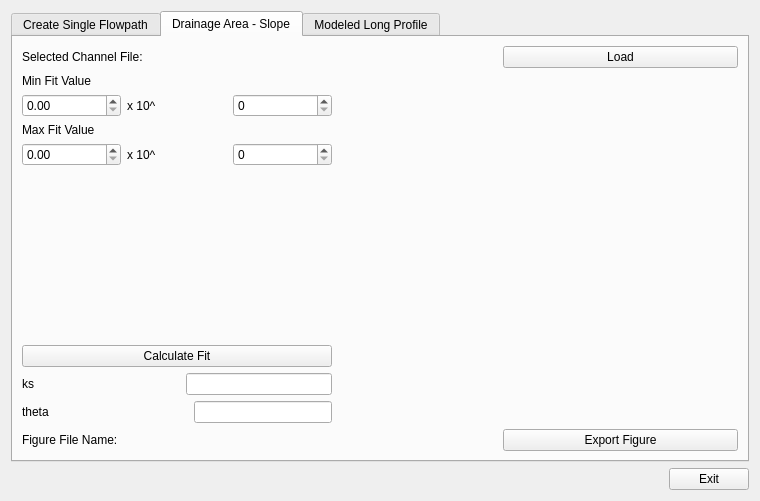
<?xml version="1.0" encoding="UTF-8"?>
<ui version="4.0">
 <class>LongProfileModelerDialogBase</class>
 <widget class="QDialog" name="LongProfileModelerDialogBase">
  <property name="geometry">
   <rect>
    <x>0</x>
    <y>0</y>
    <width>760</width>
    <height>501</height>
   </rect>
  </property>
  <property name="windowTitle">
   <string>Long Profile Modeler</string>
  </property>
  <layout class="QGridLayout" name="gridLayout_3">
   <item row="0" column="0">
    <widget class="QTabWidget" name="tabWidget">
     <property name="currentIndex">
      <number>1</number>
     </property>
     <widget class="QWidget" name="tab">
      <attribute name="title">
       <string>Create Single Flowpath</string>
      </attribute>
      <layout class="QGridLayout" name="gridLayout_2">
       <item row="0" column="0">
        <layout class="QVBoxLayout" name="verticalLayout">
         <item>
          <layout class="QHBoxLayout" name="horizontalLayout">
           <item>
            <widget class="QLabel" name="label">
             <property name="text">
              <string>Segments Layer:</string>
             </property>
            </widget>
           </item>
           <item>
            <spacer name="horizontalSpacer">
             <property name="orientation">
              <enum>Qt::Horizontal</enum>
             </property>
             <property name="sizeHint" stdset="0">
              <size>
               <width>40</width>
               <height>20</height>
              </size>
             </property>
            </spacer>
           </item>
          </layout>
         </item>
         <item>
          <layout class="QHBoxLayout" name="horizontalLayout_7">
           <property name="spacing">
            <number>7</number>
           </property>
           <item>
            <widget class="QgsMapLayerComboBox" name="mlcbSegments">
             <property name="minimumSize">
              <size>
               <width>400</width>
               <height>0</height>
              </size>
             </property>
            </widget>
           </item>
           <item>
            <spacer name="horizontalSpacer_7">
             <property name="orientation">
              <enum>Qt::Horizontal</enum>
             </property>
             <property name="sizeHint" stdset="0">
              <size>
               <width>40</width>
               <height>20</height>
              </size>
             </property>
            </spacer>
           </item>
          </layout>
         </item>
         <item>
          <layout class="QHBoxLayout" name="horizontalLayout_2">
           <item>
            <widget class="QLabel" name="label_2">
             <property name="text">
              <string>Nodes Layer:</string>
             </property>
            </widget>
           </item>
           <item>
            <spacer name="horizontalSpacer_2">
             <property name="orientation">
              <enum>Qt::Horizontal</enum>
             </property>
             <property name="sizeHint" stdset="0">
              <size>
               <width>40</width>
               <height>20</height>
              </size>
             </property>
            </spacer>
           </item>
          </layout>
         </item>
         <item>
          <layout class="QHBoxLayout" name="horizontalLayout_8">
           <item>
            <widget class="QgsMapLayerComboBox" name="mlcbNodes">
             <property name="minimumSize">
              <size>
               <width>400</width>
               <height>0</height>
              </size>
             </property>
            </widget>
           </item>
           <item>
            <spacer name="horizontalSpacer_8">
             <property name="orientation">
              <enum>Qt::Horizontal</enum>
             </property>
             <property name="sizeHint" stdset="0">
              <size>
               <width>40</width>
               <height>20</height>
              </size>
             </property>
            </spacer>
           </item>
          </layout>
         </item>
         <item>
          <layout class="QHBoxLayout" name="horizontalLayout_3">
           <item>
            <widget class="QLabel" name="label_3">
             <property name="text">
              <string>Input Segment ID:</string>
             </property>
            </widget>
           </item>
           <item>
            <spacer name="horizontalSpacer_3">
             <property name="orientation">
              <enum>Qt::Horizontal</enum>
             </property>
             <property name="sizeHint" stdset="0">
              <size>
               <width>40</width>
               <height>20</height>
              </size>
             </property>
            </spacer>
           </item>
          </layout>
         </item>
         <item>
          <layout class="QHBoxLayout" name="horizontalLayout_5">
           <item>
            <widget class="QLineEdit" name="qleInputSegmentID">
             <property name="minimumSize">
              <size>
               <width>15</width>
               <height>0</height>
              </size>
             </property>
             <property name="maximumSize">
              <size>
               <width>50</width>
               <height>16777215</height>
              </size>
             </property>
             <property name="text">
              <string>0</string>
             </property>
            </widget>
           </item>
           <item>
            <spacer name="horizontalSpacer_5">
             <property name="orientation">
              <enum>Qt::Horizontal</enum>
             </property>
             <property name="sizeHint" stdset="0">
              <size>
               <width>40</width>
               <height>20</height>
              </size>
             </property>
            </spacer>
           </item>
          </layout>
         </item>
         <item>
          <layout class="QHBoxLayout" name="horizontalLayout_4">
           <item>
            <widget class="QLabel" name="label_4">
             <property name="text">
              <string>Selected Channel Output</string>
             </property>
            </widget>
           </item>
           <item>
            <spacer name="horizontalSpacer_4">
             <property name="orientation">
              <enum>Qt::Horizontal</enum>
             </property>
             <property name="sizeHint" stdset="0">
              <size>
               <width>40</width>
               <height>20</height>
              </size>
             </property>
            </spacer>
           </item>
          </layout>
         </item>
         <item>
          <widget class="QgsFileWidget" name="fwSelectedChannelFileOutput">
           <property name="autoFillBackground">
            <bool>false</bool>
           </property>
           <property name="defaultRoot">
            <string>C:\Users\josie\OneDrive\Desktop\Selected_Channel.gpkg</string>
           </property>
          </widget>
         </item>
         <item>
          <widget class="QPushButton" name="pbGenerateSelectedChannelFile">
           <property name="text">
            <string>Generate SelectedFile</string>
           </property>
          </widget>
         </item>
        </layout>
       </item>
      </layout>
     </widget>
     <widget class="QWidget" name="tab_2">
      <attribute name="title">
       <string>Drainage Area - Slope</string>
      </attribute>
      <layout class="QGridLayout" name="gridLayout">
       <item row="0" column="0">
        <layout class="QHBoxLayout" name="horizontalLayout_12">
         <item>
          <widget class="QLabel" name="label_9">
           <property name="text">
            <string>Selected Channel File: </string>
           </property>
          </widget>
         </item>
         <item>
          <widget class="QgsFileWidget" name="fwSelectedChannelInput"/>
         </item>
         <item>
          <widget class="QPushButton" name="pbLoadSelectedChannel">
           <property name="text">
            <string>Load</string>
           </property>
          </widget>
         </item>
        </layout>
       </item>
       <item row="1" column="0">
        <layout class="QHBoxLayout" name="horizontalLayout_13">
         <item>
          <layout class="QVBoxLayout" name="verticalLayout_3">
           <item>
            <widget class="QLabel" name="label_5">
             <property name="text">
              <string>Min Fit Value</string>
             </property>
            </widget>
           </item>
           <item>
            <layout class="QHBoxLayout" name="horizontalLayout_10">
             <item>
              <widget class="QDoubleSpinBox" name="sbMinValue"/>
             </item>
             <item>
              <widget class="QLabel" name="label_7">
               <property name="text">
                <string>x 10^</string>
               </property>
              </widget>
             </item>
             <item>
              <widget class="QSpinBox" name="sbMinExponent"/>
             </item>
            </layout>
           </item>
           <item>
            <widget class="QLabel" name="label_6">
             <property name="text">
              <string>Max Fit Value</string>
             </property>
            </widget>
           </item>
           <item>
            <layout class="QHBoxLayout" name="horizontalLayout_11">
             <item>
              <widget class="QDoubleSpinBox" name="sbMaxValue"/>
             </item>
             <item>
              <widget class="QLabel" name="label_8">
               <property name="text">
                <string>x 10^</string>
               </property>
              </widget>
             </item>
             <item>
              <widget class="QSpinBox" name="sbMaxExponent"/>
             </item>
            </layout>
           </item>
           <item>
            <spacer name="verticalSpacer">
             <property name="orientation">
              <enum>Qt::Vertical</enum>
             </property>
             <property name="sizeHint" stdset="0">
              <size>
               <width>20</width>
               <height>40</height>
              </size>
             </property>
            </spacer>
           </item>
           <item>
            <widget class="QPushButton" name="pbCalculateFit">
             <property name="text">
              <string>Calculate Fit</string>
             </property>
            </widget>
           </item>
           <item>
            <layout class="QHBoxLayout" name="horizontalLayout_9">
             <item>
              <widget class="QLabel" name="label_11">
               <property name="text">
                <string>ks</string>
               </property>
              </widget>
             </item>
             <item>
              <spacer name="horizontalSpacer_9">
               <property name="orientation">
                <enum>Qt::Horizontal</enum>
               </property>
               <property name="sizeHint" stdset="0">
                <size>
                 <width>40</width>
                 <height>20</height>
                </size>
               </property>
              </spacer>
             </item>
             <item>
              <widget class="QLineEdit" name="qleKsValue"/>
             </item>
            </layout>
           </item>
           <item>
            <layout class="QHBoxLayout" name="horizontalLayout_15">
             <item>
              <widget class="QLabel" name="label_12">
               <property name="text">
                <string>theta</string>
               </property>
              </widget>
             </item>
             <item>
              <spacer name="horizontalSpacer_10">
               <property name="orientation">
                <enum>Qt::Horizontal</enum>
               </property>
               <property name="sizeHint" stdset="0">
                <size>
                 <width>40</width>
                 <height>20</height>
                </size>
               </property>
              </spacer>
             </item>
             <item>
              <widget class="QLineEdit" name="qleThetaValue"/>
             </item>
            </layout>
           </item>
          </layout>
         </item>
         <item>
          <widget class="MPLAreaSlopeWidget" name="widget" native="true">
           <property name="minimumSize">
            <size>
             <width>400</width>
             <height>300</height>
            </size>
           </property>
          </widget>
         </item>
        </layout>
       </item>
       <item row="2" column="0">
        <layout class="QHBoxLayout" name="horizontalLayout_14">
         <item>
          <widget class="QLabel" name="label_10">
           <property name="text">
            <string>Figure File Name:</string>
           </property>
          </widget>
         </item>
         <item>
          <widget class="QgsFileWidget" name="fwDrainageAreaSlopeExportFile"/>
         </item>
         <item>
          <widget class="QPushButton" name="pbExportDrainageAreaSlopeFigure">
           <property name="text">
            <string>Export Figure</string>
           </property>
          </widget>
         </item>
        </layout>
       </item>
      </layout>
     </widget>
     <widget class="QWidget" name="tab_3">
      <attribute name="title">
       <string>Modeled Long Profile</string>
      </attribute>
     </widget>
    </widget>
   </item>
   <item row="1" column="0">
    <layout class="QHBoxLayout" name="horizontalLayout_6">
     <item>
      <spacer name="horizontalSpacer_6">
       <property name="orientation">
        <enum>Qt::Horizontal</enum>
       </property>
       <property name="sizeHint" stdset="0">
        <size>
         <width>40</width>
         <height>20</height>
        </size>
       </property>
      </spacer>
     </item>
     <item>
      <widget class="QPushButton" name="pbExit">
       <property name="text">
        <string>Exit</string>
       </property>
      </widget>
     </item>
    </layout>
   </item>
  </layout>
 </widget>
 <customwidgets>
  <customwidget>
   <class>QgsFileWidget</class>
   <extends>QWidget</extends>
   <header>qgsfilewidget.h</header>
  </customwidget>
  <customwidget>
   <class>QgsMapLayerComboBox</class>
   <extends>QComboBox</extends>
   <header>qgsmaplayercombobox.h</header>
  </customwidget>
  <customwidget>
   <class>MPLAreaSlopeWidget</class>
   <extends>QWidget</extends>
   <header>mplareaslopewidget.h</header>
   <container>1</container>
  </customwidget>
 </customwidgets>
 <resources/>
 <connections/>
</ui>
